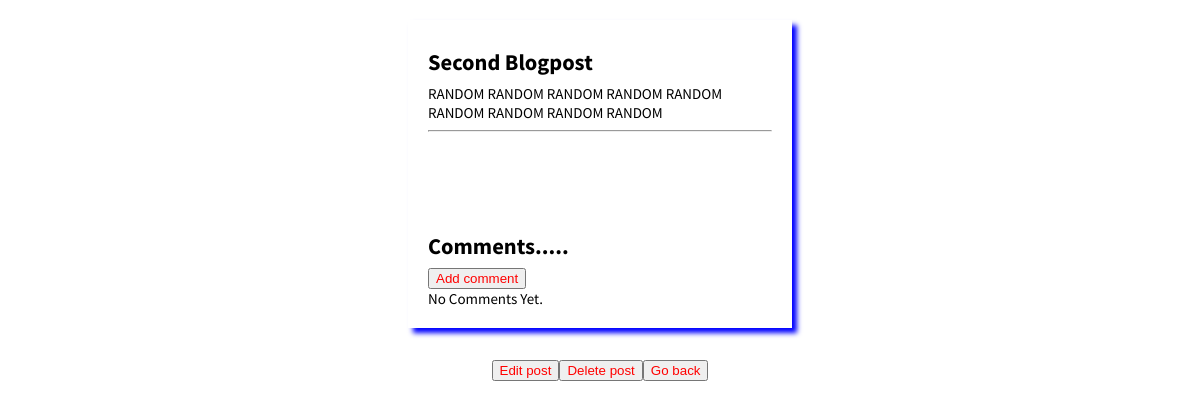
/post/2/, run on an earlier commit of the app's database.
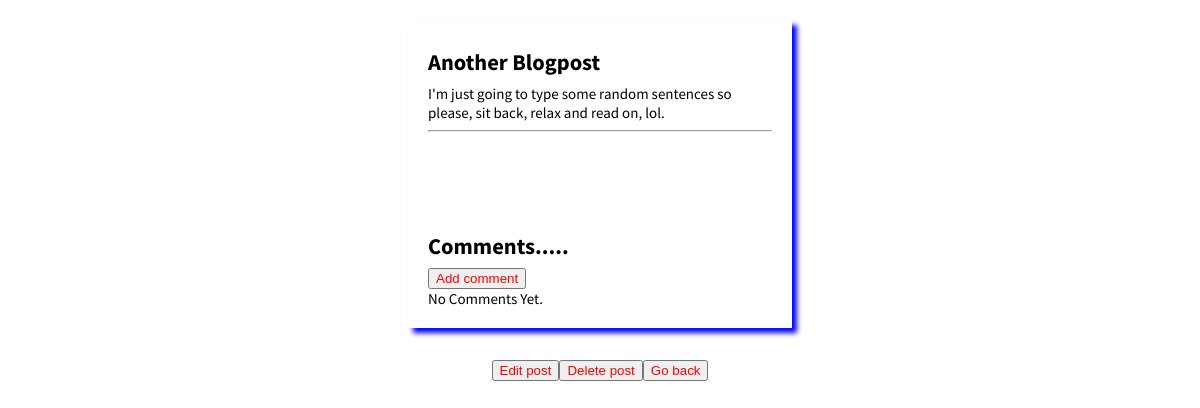
And on a later commit of the database.
### blog/models.py (models this page shows, shortened)
class Post(models.Model):
    title = models.CharField(max_length=200)
    author = models.ForeignKey('auth.User', on_delete = models.CASCADE,)
    body = models.TextField()

### blog/views.py (the view)
# urls.py: path("post/<int:pk>/", views.detailedView, name="fullPost"),
def detailedView(request, pk):         #function-based view to display the posts individually
    posts = Post.objects.get(id=pk)
    post_dict ={"posts":posts}
    return render(request, "blog/detailed.html", post_dict)

### blog/templates/blog/detailed.html (shortened to what this page needs)
{% extends 'blog/base.html' %}
{% block content %}
    <div class="post-entry" style="box-shadow: 5px 5px 5px blue;">
        <h2>{{ posts.title }}</h2>
        <p>{{posts.body}}</p>
<hr>
        <div style="margin-top: 100px;">
            <h2>Comments.....</h2>
            <button><a href="/post/{{posts.pk}}/comment">Add comment</a></button> <br>
            {% if not post.comments.all %}
                No Comments Yet.
            {% endif %}
        </div>
    </div>
    <div class="btns">
        <button><a href="/post/{{posts.id}}/edit">Edit post</a> </button>
        <button><a href="/post/{{posts.id}}/delete">Delete post</a> </button>
        <button><a href="/post/">Go back</a> </button>
    </div>
{%  endblock %}

What changed in the data, as far as the page shows it:
changed Post: title "Second Blogpost" → "Another Blogpost"; body "RANDOM RANDOM RANDOM RANDOM RANDOM RANDOM RANDOM RANDOM RANDOM" → "I'm just going to type some random sentences so please, sit back, relax and read on, lol."
